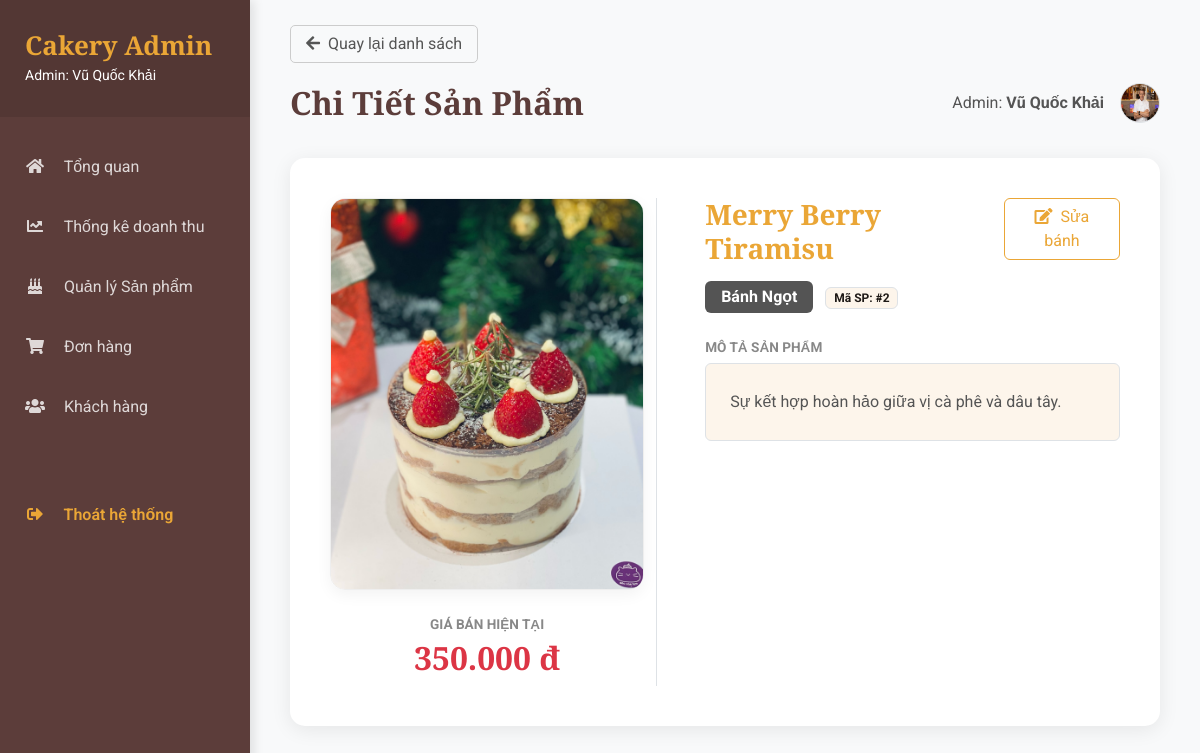
The app's page /AdView/admin_product_detail.php?id=2 (signed in) with its own data.
### tables this page shows
CREATE TABLE `product` (
  `ProductID` int(11) NOT NULL,
  `ProductName` varchar(255) NOT NULL,
  `Description` text DEFAULT NULL,
  `Image` varchar(255) DEFAULT NULL,
  `Price` decimal(10,2) NOT NULL,
  `CategoryID` int(11) DEFAULT NULL
);

CREATE TABLE `category` (
  `CategoryID` int(11) NOT NULL,
  `CategoryName` varchar(100) NOT NULL
);

### AdView/admin_product_detail.php (the view, shortened to what this page needs)
<?php
    require_once '../db_connect.php';
    $product_id = isset($_GET['id']) ? (int)$_GET['id'] : 0;
    $sql_product = "SELECT p.*, c.CategoryName
                    FROM Product p
                    LEFT JOIN Category c ON p.CategoryID = c.CategoryID
                    WHERE p.ProductID = $product_id";
    $result_product = $conn->query($sql_product);
    $product = $result_product->fetch_assoc();
?>
<!DOCTYPE html>
<html lang="vi">
<head>
    <link href="https://cdnjs.cloudflare.com/ajax/libs/font-awesome/5.10.0/css/all.min.css" rel="stylesheet">
    <link href="../css/bootstrap.min.css" rel="stylesheet">
</head>
<body>
    <?php include 'sidebar.php'; ?>
    <div id="content">
        <a href="admin_products.php" class="btn-back"><i class="fa fa-arrow-left me-2"></i>Quay lại danh sách</a>
        <div class="admin-header">
            <h2 class="fw-bold mb-0" style="color: var(--primary-color); font-family: 'Playfair Display', serif;">Chi Tiết Sản Phẩm</h2>
            <div class="user-info d-flex align-items-center">
                <span class="me-3">Admin: <strong><?php echo $_SESSION['user_admin']; ?></strong></span>
                <img src="../img/team-1.jpg" class="rounded-circle border" width="40" height="40">
            </div>
        </div>
        <div class="invoice-container">
            <div class="row">
                <div class="col-md-5 text-center border-end mb-4 mb-md-0">
                    <img src="../<?php echo htmlspecialchars($product['Image']); ?>" class="product-large-img mb-4" onerror="this.src='../img/default-cake.jpg'">
                    <div class="label-text">Giá bán hiện tại</div>
                    <h2 class="text-danger fw-bold"><?php echo number_format($product['Price'], 0, ',', '.'); ?> đ</h2>
                </div>
                <div class="col-md-7 ps-md-5 position-relative">
                    <div class="d-flex justify-content-between align-items-start mb-3">
                        <h3 class="text-primary fw-bold mb-0"><?php echo htmlspecialchars($product['ProductName']); ?></h3>
                        <button type="button" class="btn btn-outline-primary" data-bs-toggle="modal" data-bs-target="#editProductModal">
                            <i class="fa fa-edit me-1"></i> Sửa bánh
                        </button>
                    </div>
                    <div class="mb-4">
                        <span class="badge bg-secondary fs-6 px-3 py-2"><?php echo htmlspecialchars($product['CategoryName'] ?? 'Chưa phân loại'); ?></span>
                        <span class="badge bg-light text-dark border ms-2">Mã SP: #<?php echo $product['ProductID']; ?></span>
                    </div>
                    <div class="label-text">Mô tả sản phẩm</div>
                    <div class="bg-light p-4 rounded border">
                        <p class="mb-0" style="line-height: 1.8;">
                            <?php echo nl2br(htmlspecialchars($product['Description'] ?? 'Chưa có mô tả cho sản phẩm này.')); ?>
                        </p>
                    </div>
                </div>
            </div>
        </div>
    </div>
</body>
</html>

### AdView/admin_product_detail.php (style rules this page uses)
:root { --primary-color: #5c3d3a; --secondary-color: #EAA636; --sidebar-width: 250px; }
body { background-color: #f8f9fa; font-family: 'Roboto', sans-serif; margin: 0; overflow-x: hidden; }
#content { margin-left: var(--sidebar-width); width: calc(100% - var(--sidebar-width)); padding: 25px 40px; min-height: 100vh; }
.admin-header { display: flex; justify-content: space-between; align-items: center; margin-bottom: 35px; }
.invoice-container { background: #fff; border-radius: 15px; padding: 40px; box-shadow: 0 4px 20px rgba(0,0,0,0.08); }
.btn-back { background-color: transparent; border: 1px solid #ccc; color: #555; padding: 6px 15px; border-radius: 5px; text-decoration: none; display: inline-block; margin-bottom: 20px; transition: 0.2s; }
.product-large-img { width: 100%; max-width: 350px; border-radius: 15px; object-fit: cover; border: 1px solid #eee; box-shadow: 0 5px 15px rgba(0,0,0,0.05); }
.label-text { font-size: 0.85rem; text-transform: uppercase; color: #888; font-weight: bold; margin-bottom: 5px; }

### records on screen
product: Image (picture), Price "350.000", ProductName "Merry Berry Tiramisu", CategoryID.CategoryName "Bánh Ngọt", ProductID "2", Description "Sự kết hợp hoàn hảo giữa vị cà phê và dâu tây."

### other values on screen
$_SESSION['user_admin'] "Vũ Quốc Khải"
